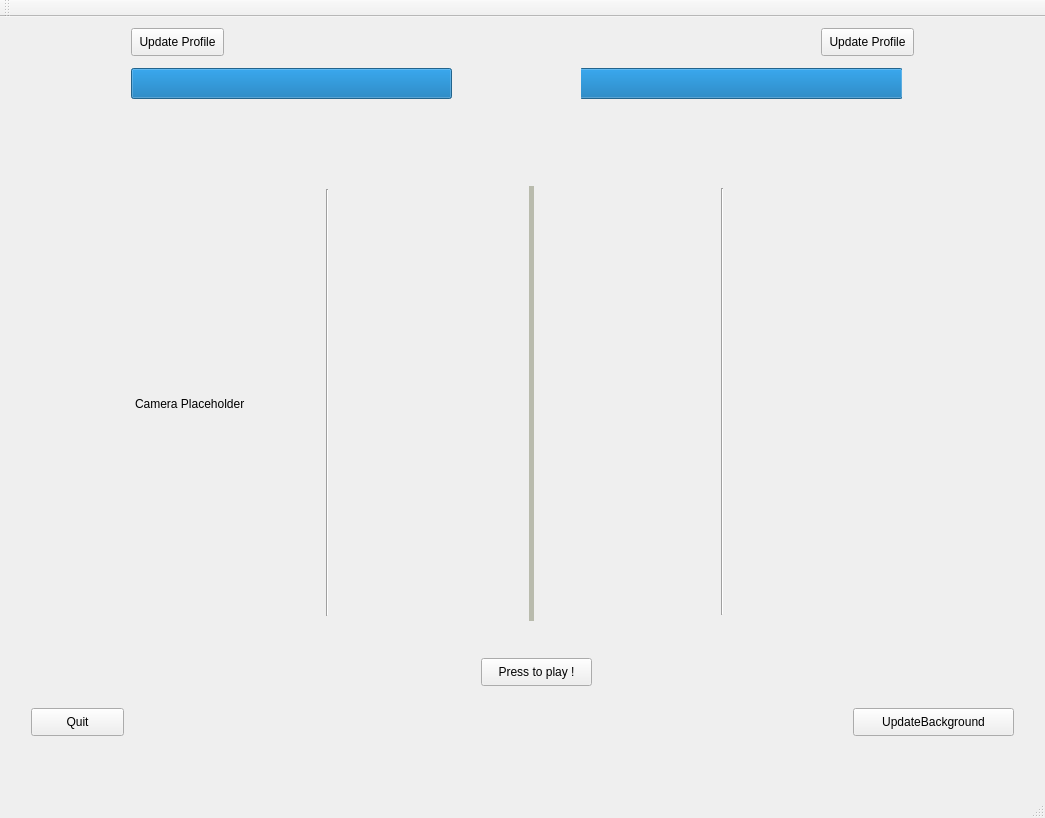
<?xml version="1.0" encoding="UTF-8"?>
<ui version="4.0">
 <class>MainWindow</class>
 <widget class="QMainWindow" name="MainWindow">
  <property name="geometry">
   <rect>
    <x>0</x>
    <y>0</y>
    <width>1045</width>
    <height>818</height>
   </rect>
  </property>
  <property name="windowTitle">
   <string>MainWindow</string>
  </property>
  <widget class="QWidget" name="centralWidget">
   <layout class="QVBoxLayout" name="verticalLayout">
    <item>
     <widget class="QWidget" name="widget" native="true">
      <property name="autoFillBackground">
       <bool>false</bool>
      </property>
      <widget class="QLabel" name="backgroundLabel">
       <property name="enabled">
        <bool>true</bool>
       </property>
       <property name="geometry">
        <rect>
         <x>4</x>
         <y>-5</y>
         <width>1021</width>
         <height>781</height>
        </rect>
       </property>
       <property name="text">
        <string/>
       </property>
       <property name="pixmap">
        <pixmap resource="ressources.qrc">:/img/GUI/Projet.png</pixmap>
       </property>
       <property name="scaledContents">
        <bool>true</bool>
       </property>
      </widget>
      <widget class="QLabel" name="cameraLabel">
       <property name="geometry">
        <rect>
         <x>124</x>
         <y>105</y>
         <width>781</width>
         <height>541</height>
        </rect>
       </property>
       <property name="text">
        <string>Camera Placeholder</string>
       </property>
       <property name="scaledContents">
        <bool>true</bool>
       </property>
      </widget>
      <widget class="QLabel" name="player1Label">
       <property name="geometry">
        <rect>
         <x>50</x>
         <y>10</y>
         <width>61</width>
         <height>61</height>
        </rect>
       </property>
       <property name="text">
        <string/>
       </property>
       <property name="pixmap">
        <pixmap resource="ressources.qrc">:/img/GUI/PP.png</pixmap>
       </property>
       <property name="scaledContents">
        <bool>true</bool>
       </property>
      </widget>
      <widget class="QLabel" name="player2Label">
       <property name="geometry">
        <rect>
         <x>910</x>
         <y>10</y>
         <width>71</width>
         <height>61</height>
        </rect>
       </property>
       <property name="text">
        <string/>
       </property>
       <property name="pixmap">
        <pixmap resource="ressources.qrc">:/img/GUI/PP.png</pixmap>
       </property>
       <property name="scaledContents">
        <bool>true</bool>
       </property>
      </widget>
      <widget class="QLabel" name="ultimateBarLabel">
       <property name="geometry">
        <rect>
         <x>230</x>
         <y>670</y>
         <width>591</width>
         <height>61</height>
        </rect>
       </property>
       <property name="text">
        <string/>
       </property>
       <property name="pixmap">
        <pixmap resource="ressources.qrc">:/img/GUI/Ultbar - 0.png</pixmap>
       </property>
       <property name="scaledContents">
        <bool>true</bool>
       </property>
      </widget>
      <widget class="QPushButton" name="quitButton">
       <property name="geometry">
        <rect>
         <x>20</x>
         <y>680</y>
         <width>93</width>
         <height>28</height>
        </rect>
       </property>
       <property name="text">
        <string>Quit</string>
       </property>
      </widget>
      <widget class="QPushButton" name="updateBGButton">
       <property name="geometry">
        <rect>
         <x>842</x>
         <y>680</y>
         <width>161</width>
         <height>28</height>
        </rect>
       </property>
       <property name="text">
        <string>UpdateBackground</string>
       </property>
      </widget>
      <widget class="QPushButton" name="updatePlayer1PicButton">
       <property name="geometry">
        <rect>
         <x>120</x>
         <y>0</y>
         <width>93</width>
         <height>28</height>
        </rect>
       </property>
       <property name="text">
        <string>Update Profile</string>
       </property>
      </widget>
      <widget class="QPushButton" name="updatePlayer2PicButton">
       <property name="geometry">
        <rect>
         <x>810</x>
         <y>0</y>
         <width>93</width>
         <height>28</height>
        </rect>
       </property>
       <property name="text">
        <string>Update Profile</string>
       </property>
      </widget>
      <widget class="QLabel" name="scorePlayer1Label">
       <property name="geometry">
        <rect>
         <x>440</x>
         <y>0</y>
         <width>61</width>
         <height>61</height>
        </rect>
       </property>
       <property name="text">
        <string/>
       </property>
       <property name="pixmap">
        <pixmap resource="ressources.qrc">:/img/GUI/P1 - 0pt.png</pixmap>
       </property>
       <property name="scaledContents">
        <bool>true</bool>
       </property>
      </widget>
      <widget class="QLabel" name="scorePlayer2Label">
       <property name="geometry">
        <rect>
         <x>520</x>
         <y>0</y>
         <width>61</width>
         <height>61</height>
        </rect>
       </property>
       <property name="text">
        <string/>
       </property>
       <property name="pixmap">
        <pixmap resource="ressources.qrc">:/img/GUI/P2 - 0pt.png</pixmap>
       </property>
       <property name="scaledContents">
        <bool>true</bool>
       </property>
      </widget>
      <widget class="Line" name="seperatingLine">
       <property name="geometry">
        <rect>
         <x>510</x>
         <y>158</y>
         <width>20</width>
         <height>435</height>
        </rect>
       </property>
       <property name="autoFillBackground">
        <bool>false</bool>
       </property>
       <property name="styleSheet">
        <string notr="true">color : rgb(185, 187, 173)</string>
       </property>
       <property name="frameShadow">
        <enum>QFrame::Plain</enum>
       </property>
       <property name="lineWidth">
        <number>5</number>
       </property>
       <property name="midLineWidth">
        <number>0</number>
       </property>
       <property name="orientation">
        <enum>Qt::Vertical</enum>
       </property>
      </widget>
      <widget class="Line" name="lineP1">
       <property name="geometry">
        <rect>
         <x>121</x>
         <y>161</y>
         <width>391</width>
         <height>427</height>
        </rect>
       </property>
       <property name="orientation">
        <enum>Qt::Vertical</enum>
       </property>
      </widget>
      <widget class="Line" name="lineP2">
       <property name="geometry">
        <rect>
         <x>710</x>
         <y>160</y>
         <width>3</width>
         <height>427</height>
        </rect>
       </property>
       <property name="orientation">
        <enum>Qt::Vertical</enum>
       </property>
      </widget>
      <widget class="QPushButton" name="playPauseButton">
       <property name="geometry">
        <rect>
         <x>470</x>
         <y>630</y>
         <width>111</width>
         <height>28</height>
        </rect>
       </property>
       <property name="text">
        <string>Press to play !</string>
       </property>
      </widget>
      <widget class="QLabel" name="activePlayer1">
       <property name="geometry">
        <rect>
         <x>124</x>
         <y>155</y>
         <width>401</width>
         <height>441</height>
        </rect>
       </property>
       <property name="text">
        <string/>
       </property>
       <property name="scaledContents">
        <bool>true</bool>
       </property>
      </widget>
      <widget class="QLabel" name="activePlayer2">
       <property name="geometry">
        <rect>
         <x>510</x>
         <y>150</y>
         <width>401</width>
         <height>441</height>
        </rect>
       </property>
       <property name="text">
        <string/>
       </property>
       <property name="scaledContents">
        <bool>true</bool>
       </property>
      </widget>
      <widget class="QLabel" name="activePlayer1_timer">
       <property name="geometry">
        <rect>
         <x>120</x>
         <y>150</y>
         <width>401</width>
         <height>441</height>
        </rect>
       </property>
       <property name="text">
        <string/>
       </property>
       <property name="scaledContents">
        <bool>true</bool>
       </property>
      </widget>
      <widget class="QLabel" name="activePlayer2_timer">
       <property name="geometry">
        <rect>
         <x>510</x>
         <y>150</y>
         <width>401</width>
         <height>441</height>
        </rect>
       </property>
       <property name="text">
        <string/>
       </property>
       <property name="scaledContents">
        <bool>true</bool>
       </property>
      </widget>
      <widget class="QProgressBar" name="player1Lifebar">
       <property name="geometry">
        <rect>
         <x>120</x>
         <y>40</y>
         <width>321</width>
         <height>31</height>
        </rect>
       </property>
       <property name="cursor">
        <cursorShape>IBeamCursor</cursorShape>
       </property>
       <property name="value">
        <number>100</number>
       </property>
       <property name="textVisible">
        <bool>false</bool>
       </property>
      </widget>
      <widget class="QProgressBar" name="player2Lifebar">
       <property name="geometry">
        <rect>
         <x>570</x>
         <y>40</y>
         <width>321</width>
         <height>31</height>
        </rect>
       </property>
       <property name="cursor">
        <cursorShape>IBeamCursor</cursorShape>
       </property>
       <property name="value">
        <number>100</number>
       </property>
       <property name="textVisible">
        <bool>false</bool>
       </property>
       <property name="invertedAppearance">
        <bool>true</bool>
       </property>
      </widget>
      <zorder>player2Lifebar</zorder>
      <zorder>player1Lifebar</zorder>
      <zorder>ultimateBarLabel</zorder>
      <zorder>player1Label</zorder>
      <zorder>player2Label</zorder>
      <zorder>cameraLabel</zorder>
      <zorder>backgroundLabel</zorder>
      <zorder>quitButton</zorder>
      <zorder>updateBGButton</zorder>
      <zorder>updatePlayer1PicButton</zorder>
      <zorder>updatePlayer2PicButton</zorder>
      <zorder>scorePlayer1Label</zorder>
      <zorder>scorePlayer2Label</zorder>
      <zorder>seperatingLine</zorder>
      <zorder>lineP1</zorder>
      <zorder>lineP2</zorder>
      <zorder>playPauseButton</zorder>
      <zorder>activePlayer1</zorder>
      <zorder>activePlayer2</zorder>
      <zorder>activePlayer1_timer</zorder>
      <zorder>activePlayer2_timer</zorder>
     </widget>
    </item>
   </layout>
  </widget>
  <widget class="QMenuBar" name="menuBar">
   <property name="geometry">
    <rect>
     <x>0</x>
     <y>0</y>
     <width>1045</width>
     <height>26</height>
    </rect>
   </property>
  </widget>
  <widget class="QToolBar" name="mainToolBar">
   <attribute name="toolBarArea">
    <enum>TopToolBarArea</enum>
   </attribute>
   <attribute name="toolBarBreak">
    <bool>false</bool>
   </attribute>
  </widget>
  <widget class="QStatusBar" name="statusBar"/>
 </widget>
 <layoutdefault spacing="6" margin="11"/>
 <resources>
  <include location="ressources.qrc"/>
 </resources>
 <connections>
  <connection>
   <sender>quitButton</sender>
   <signal>clicked()</signal>
   <receiver>MainWindow</receiver>
   <slot>close()</slot>
   <hints>
    <hint type="sourcelabel">
     <x>66</x>
     <y>754</y>
    </hint>
    <hint type="destinationlabel">
     <x>6</x>
     <y>738</y>
    </hint>
   </hints>
  </connection>
 </connections>
</ui>
